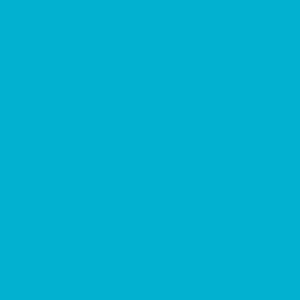
Frame 1 (no input)
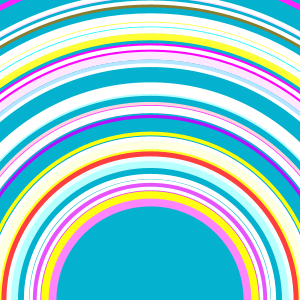
Frame 60 (the mouse pressed at the canvas centre just before this capture)
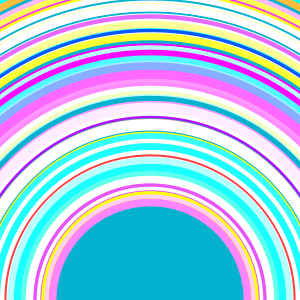
Frame 120 (the mouse held since frame 60 and released just before this capture)

The Processing sketch that drew these frames (run headless with seeded random() and noise(); from frame 60 on, the mouse is pressed at the canvas centre):

// Processing sketch: processing_102958
// ── processing_102958.pde

void setup()
{
  size(300,300);
  background(#04B1CE);
  noFill();
}

void draw()
{
  strokeWeight(random(3,10));
  stroke(random(758),random(757),random(759));
  float rainbow_size = random(195, 765);
  ellipse(150,300,rainbow_size,rainbow_size);
}
